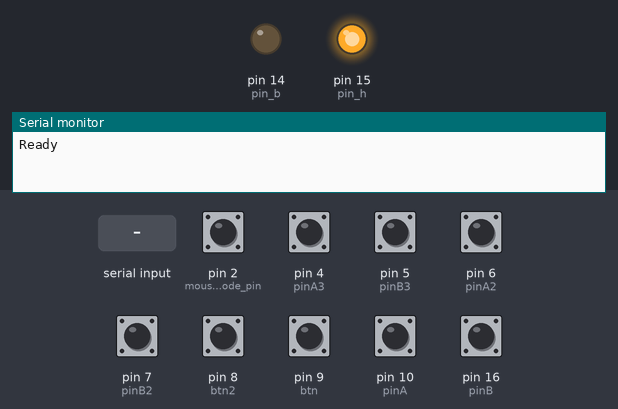
A sketch run on a simulated Arduino Leonardo, built with avr-gcc and run on an emulated ATmega32U4. Parts: output pins drawn as LEDs (lit = HIGH), the last lines printed to the serial monitor. The inputs (shaded band) are chosen by the test bench; at power-on: pin 2 (mouse_mode_pin), pin 4 (pinA3), pin 5 (pinB3), pin 6 (pinA2), pin 7 (pinB2), pin 8 (btn2), pin 9 (btn), pin 10 (pinA), pin 16 (pinB) HIGH. EEPROM starts erased; USB keyboard and mouse output is not drawn.

Above: at 0.06 s.
At 1.3 s:
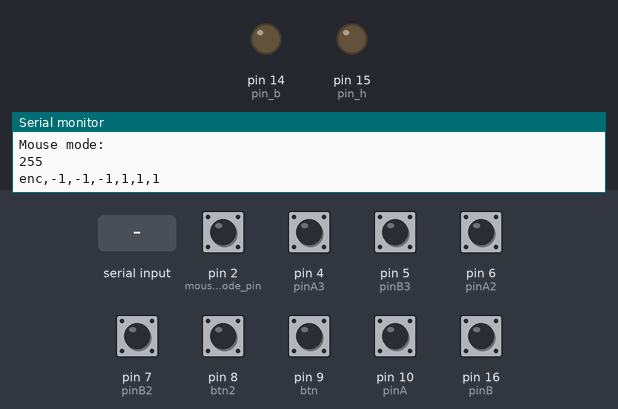
1.4 s: "b\n" received over Serial
2.9 s: "l\n" received over Serial
4.4 s: "90,45\n" received over Serial
Timing chart, 0 to 7.4 s (numbered marks = the images above; inputs shaded):
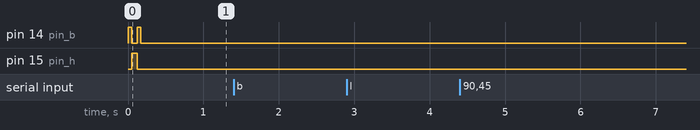

The sketch:

wheeler_final_w_debounce.ino
```cpp
#include "Mouse.h"
#include <Keyboard.h>
#include <EEPROM.h>

// Encoder pins
#define pinA 10
#define pinB 16
#define pinA2 6
#define pinB2 7
#define pinA3 4
#define pinB3 5

// Button pins
#define btn  9
#define btn2 8

// Mouse mode pin
#define mouse_mode_pin 2

// Haptic and buzzer pin
#define pin_h 15
#define pin_b 14

#define EEPROM_location_address_mouse_speed 0
#define EEPROM_location_address_mouse_mode 1

// Debounce parameters
#define DEBOUNCE_DELAY 20

int mouse_speed = 3;
int encoderPosCount = 0, encoderPosCount2 = 0, encoderPosCount3 = 0;
int pinALast, pinALast2, pinALast3, btnLast, btn2Last;
int aVal, aVal2, aVal3, bVal, bVal2;
int mouse_mode = 0;
int mode_val;

// Debounce variables
unsigned long lastDebounceTime = 0;
unsigned long lastDebounceTimeBtn = 0;
unsigned long lastDebounceTimeBtn2 = 0;
unsigned long lastDebounceTimeMode = 0;

int lastEncoderState = LOW;
int lastEncoderState2 = LOW;
int lastEncoderState3 = LOW;
int lastBtnState = LOW;
int lastBtn2State = LOW;
int lastModeState = LOW;

void init_pins(int pa, int pb) {
  pinMode(pa, INPUT_PULLUP);
  pinMode(pb, INPUT_PULLUP);
}

void setup() {
  Serial.begin(9600);
  init_pins(pinA, pinB);
  init_pins(pinA2, pinB2);
  init_pins(pinA3, pinB3);
  pinMode(btn, INPUT_PULLUP);
  pinMode(btn2, INPUT_PULLUP);
  pinMode(mouse_mode_pin, INPUT_PULLUP);

  pinMode(pin_h, OUTPUT);
  pinMode(pin_b, OUTPUT);

  pinALast = digitalRead(pinA);
  pinALast2 = digitalRead(pinA2);
  pinALast3 = digitalRead(pinA3);
  Serial.println("Ready");
  beep();
  haptic();
  beep();
  mouse_speed = EEPROM.read(EEPROM_location_address_mouse_speed);
  if(mouse_speed == 0) {
    mouse_speed = 3;
    EEPROM.write(EEPROM_location_address_mouse_speed, mouse_speed);
  }
  Serial.println("Mouse speed is set to: ");
  Serial.print(mouse_speed);
  Serial.println();

  mouse_mode = EEPROM.read(EEPROM_location_address_mouse_mode);
  Serial.println("Mouse mode: ");
  Serial.print(mouse_mode);
  Serial.println();

  Mouse.begin();
}

void loop() {
  encoderPosCount = 0;
  encoderPosCount2 = 0;
  encoderPosCount3 = 0;

  if(Serial.available()) {
    String line = serial_readLine_b();
    if(mouse_mode == 0) {
      if(line == "h") {
        haptic();
      } else if(line == "b") {
        beep();
      }
    }

    char h = line[0];
    String cmd = line.substring(2, line.length());
    int code = cmd.toInt();
    Serial.println("h=" + String(h) + " code=" + String(code));
    if(h == 'p') {
      on_press(code);
    } else if(h == 'h') {
      on_hold(code);
    } else if(h == 'r') {
      on_release(code);
    } else if(h == 'x') {
      Mouse.move(code, 0, 0);
    } else if(h == 'y') {
      Mouse.move(0, code, 0);
    } else if(h == 'l') {
      Mouse.press(MOUSE_LEFT);
      delay(20);
      Mouse.release(MOUSE_LEFT);
    } else if(h == 'r') {
      Mouse.press(MOUSE_RIGHT);
      delay(20);
      Mouse.release(MOUSE_RIGHT);
    }
  }

  boolean anychange = false;

  // Debounce encoder 1
  int reading = digitalRead(pinA);
  if (reading != lastEncoderState) {
    lastDebounceTime = millis();
  }
  if ((millis() - lastDebounceTime) > DEBOUNCE_DELAY) {
    if (reading != aVal) {
      aVal = reading;
      det_rot();
      anychange = true;
    }
  }
  lastEncoderState = reading;

  // Debounce encoder 2
  reading = digitalRead(pinA2);
  if (reading != lastEncoderState2) {
    lastDebounceTime = millis();
  }
  if ((millis() - lastDebounceTime) > DEBOUNCE_DELAY) {
    if (reading != aVal2) {
      aVal2 = reading;
      det_rot2();
      anychange = true;
    }
  }
  lastEncoderState2 = reading;

  // Debounce encoder 3
  reading = digitalRead(pinA3);
  if (reading != lastEncoderState3) {
    lastDebounceTime = millis();
  }
  if ((millis() - lastDebounceTime) > DEBOUNCE_DELAY) {
    if (reading != aVal3) {
      aVal3 = reading;
      det_rot3();
      anychange = true;
    }
  }
  lastEncoderState3 = reading;

  // Debounce button 1
  reading = digitalRead(btn);
  if (reading != lastBtnState) {
    lastDebounceTimeBtn = millis();
  }
  if ((millis() - lastDebounceTimeBtn) > DEBOUNCE_DELAY) {
    if (reading != bVal) {
      bVal = reading;
      anychange = true;
    }
  }
  lastBtnState = reading;

  // Debounce button 2
  reading = digitalRead(btn2);
  if (reading != lastBtn2State) {
    lastDebounceTimeBtn2 = millis();
  }
  if ((millis() - lastDebounceTimeBtn2) > DEBOUNCE_DELAY) {
    if (reading != bVal2) {
      bVal2 = reading;
      anychange = true;
    }
  }
  lastBtn2State = reading;

  // Debounce mouse mode switch
  reading = digitalRead(mouse_mode_pin);
  if (reading != lastModeState) {
    lastDebounceTimeMode = millis();
  }
  if ((millis() - lastDebounceTimeMode) > DEBOUNCE_DELAY) {
    if (reading != mode_val) {
      mode_val = reading;
      if (mode_val != mouse_mode) {
        mouse_mode = mode_val;
        EEPROM.write(EEPROM_location_address_mouse_mode, mouse_mode);
      }
    }
  }
  lastModeState = reading;

  if(anychange) {
    Serial.println("enc," + String(encoderPosCount) + "," + String(encoderPosCount2) + "," + String(encoderPosCount3) + "," + String(bVal) + "," + String(bVal) + "," + String(bVal2));
  }

  pinALast = aVal;
  pinALast2 = aVal2;
  pinALast3 = aVal3;
  btnLast=bVal;
  btn2Last=bVal2;

  delay(2);
}

void on_hold(int keycode) {
  Keyboard.begin();
  Keyboard.press(keycode);
  Keyboard.end();
}
void on_release(int keycode) {
  Keyboard.begin();
  Keyboard.release(keycode);
  Keyboard.end();
}
void on_press(int keycode) {
  Keyboard.begin();
  Keyboard.write(keycode);
  Keyboard.end();
}

void beep() {
  digitalWrite(pin_b, HIGH);
  delay(50);
  digitalWrite(pin_b, LOW);
}
void haptic() {
  digitalWrite(pin_h, HIGH);
  delay(70);
  digitalWrite(pin_h, LOW);
}

void det_rot() {
  if (digitalRead(pinB) != aVal) {
       encoderPosCount ++;
     } else {
       encoderPosCount--;
     }
}
void det_rot2() {
  if (digitalRead(pinB2) != aVal2) {
       encoderPosCount2 ++;
     } else {
       encoderPosCount2--;
     }
}
void det_rot3() {
  if (digitalRead(pinB3) != aVal3) {
       encoderPosCount3 ++;
     } else {
       encoderPosCount3--;
     }
}

String serial_readLine_b() {
  String line="";

  while(true) {
    if(Serial.available()) {
       char ch=Serial.read();
       if(ch=='\n') {
         break;
       }else {
         line+=ch;
       }
    }
  }
  //line+='\0';
  return line;
}
```
